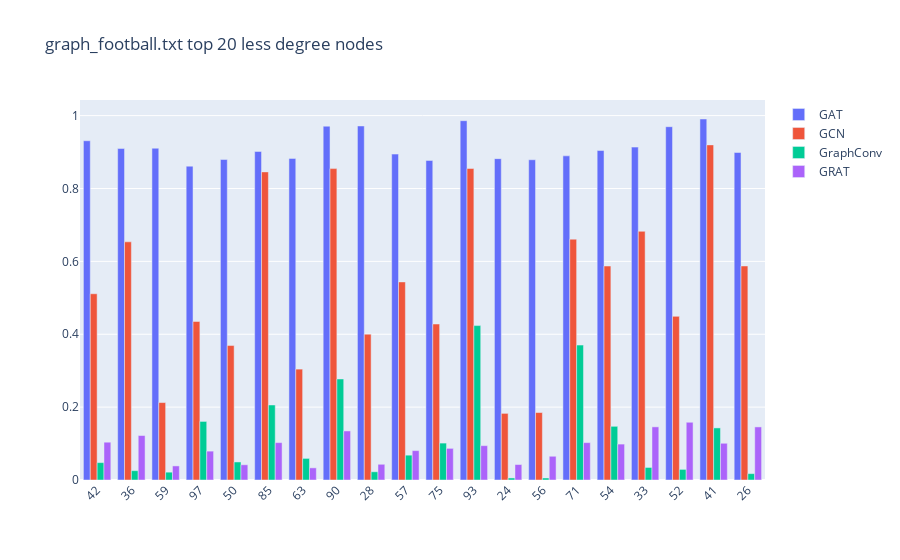

This figure's notebook cell:
### Code cell
fig = go.Figure()
for k_ in Distributions_.columns:
    fig.add_trace(go.Bar(
        x = np.array(NodeOrderReverse, dtype="str"),
        y = D_reverse[k_],
        name=k_
    ))

# Here we modify the tickangle of the xaxis, resulting in rotated labels.
fig.update_layout(barmode='group', xaxis_tickangle=-45, 
                 title = f"{Graphs[0]} top {k} less degree nodes")
fig.show()

### Figure 1 — Plotly figure (JSON) as saved in the notebook; plotly's stock layout.template omitted (floating-point values rounded to 4 significant figures)
{"data": [{"name": "GAT", "type": "bar", "x": ["42", "36", "59", "97", "50", "85", "63", "90", "28", "57", "75", "93", "24", "56", "71", "54", "33", "52", "41", "26"], "y": [0.931, 0.9096, 0.9105, 0.8613, 0.8795, 0.9017, 0.8826, 0.971, 0.9716, 0.8945, 0.877, 0.9861, 0.882, 0.8789, 0.8895, 0.9042, 0.9136, 0.9696, 0.9907, 0.8987]}, {"name": "GCN", "type": "bar", "x": ["42", "36", "59", "97", "50", "85", "63", "90", "28", "57", "75", "93", "24", "56", "71", "54", "33", "52", "41", "26"], "y": [0.5112, 0.6537, 0.2125, 0.4351, 0.369, 0.8455, 0.3043, 0.8546, 0.4003, 0.5436, 0.428, 0.8548, 0.1828, 0.1851, 0.6609, 0.5872, 0.6825, 0.4491, 0.9197, 0.5874]}, {"name": "GraphConv", "type": "bar", "x": ["42", "36", "59", "97", "50", "85", "63", "90", "28", "57", "75", "93", "24", "56", "71", "54", "33", "52", "41", "26"], "y": [0.04775, 0.02563, 0.0215, 0.1608, 0.04952, 0.2059, 0.05929, 0.2772, 0.02257, 0.06815, 0.1013, 0.4238, 0.005589, 0.005516, 0.3703, 0.1474, 0.03445, 0.02911, 0.1429, 0.01746]}, {"name": "GRAT", "type": "bar", "x": ["42", "36", "59", "97", "50", "85", "63", "90", "28", "57", "75", "93", "24", "56", "71", "54", "33", "52", "41", "26"], "y": [0.1037, 0.1221, 0.03867, 0.07923, 0.04176, 0.1026, 0.03335, 0.1346, 0.04315, 0.08065, 0.08681, 0.09427, 0.04248, 0.06515, 0.1026, 0.09856, 0.1459, 0.1585, 0.1008, 0.1457]}], "layout": {"barmode": "group", "title": {"text": "graph_football.txt top 20 less degree nodes"}, "xaxis": {"tickangle": -45}}}
